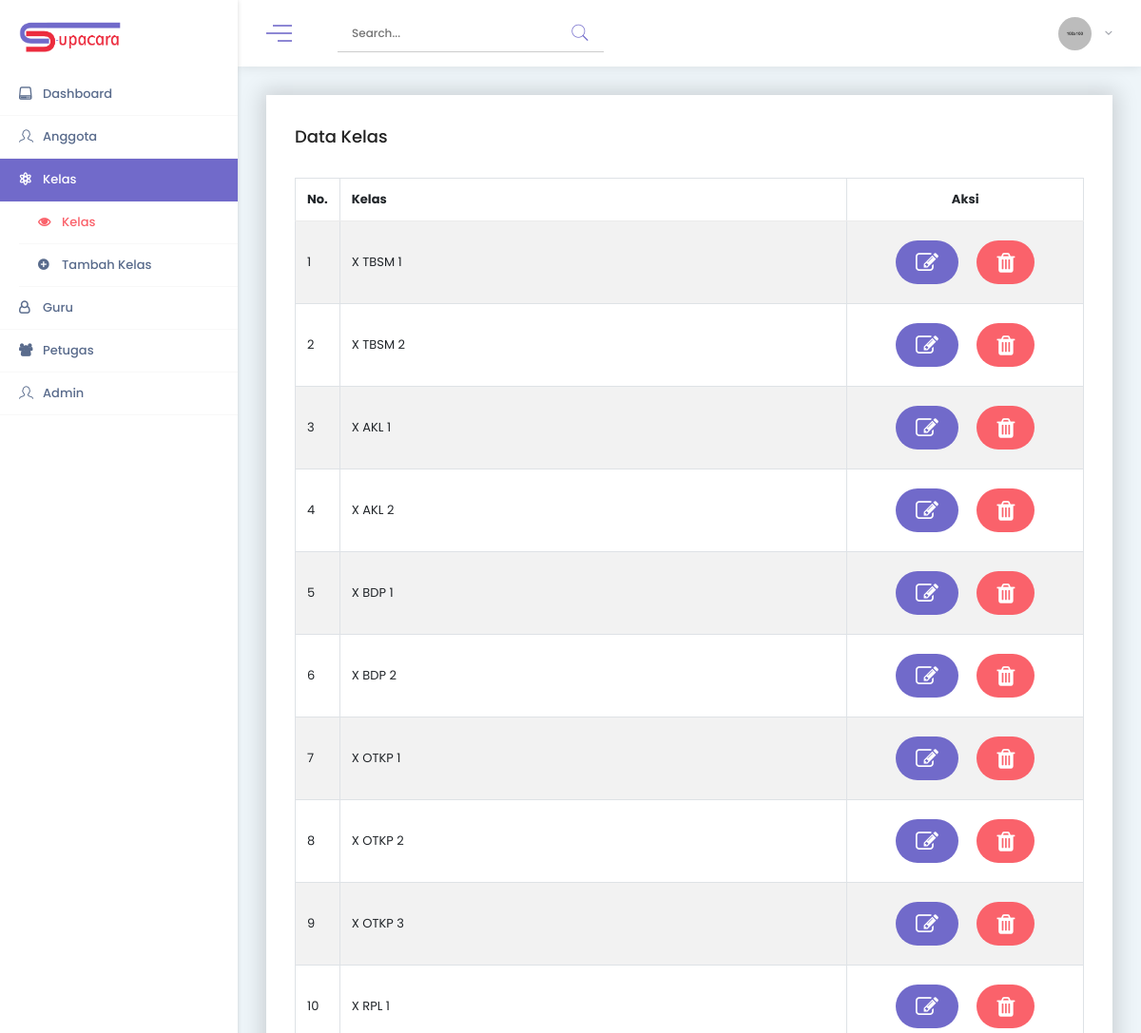
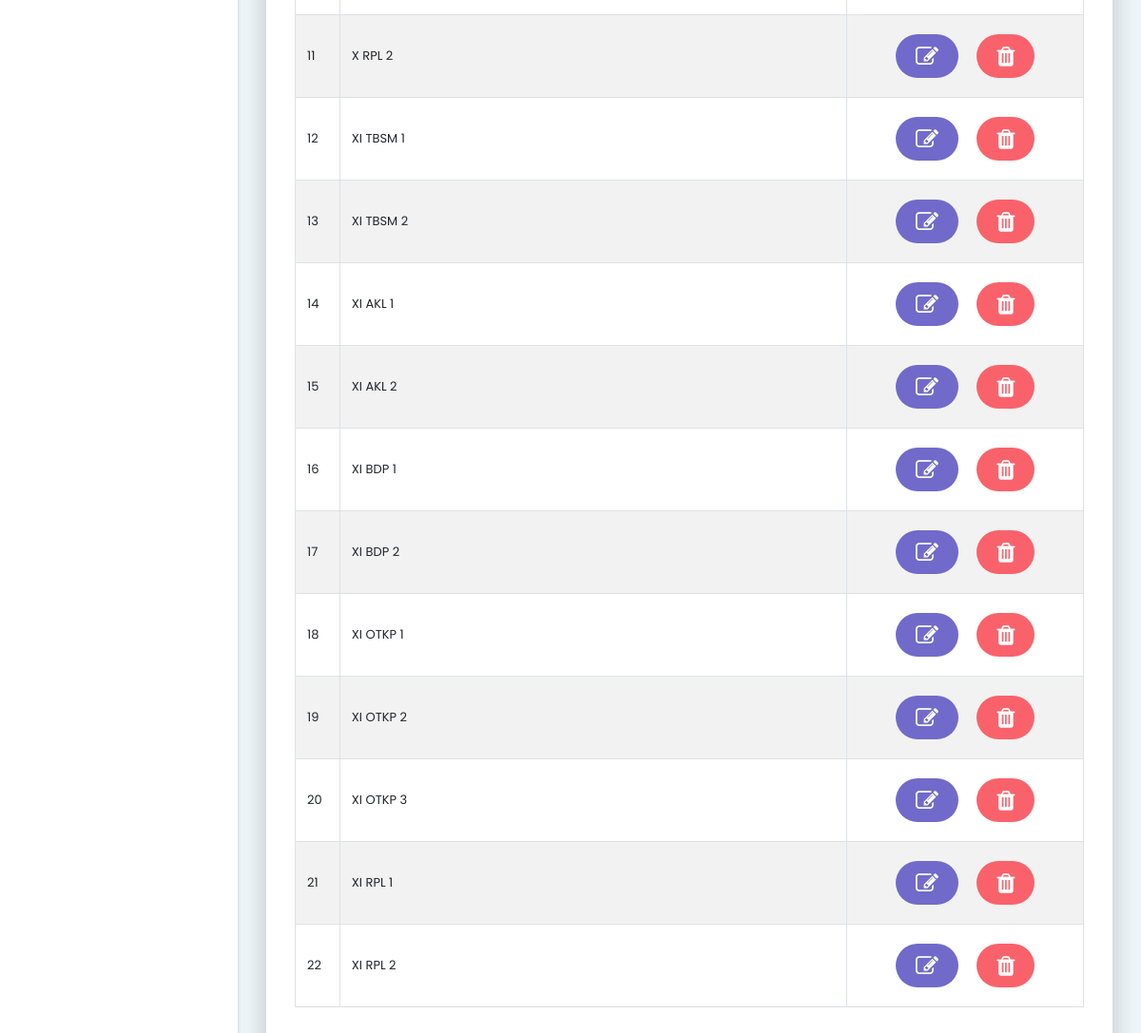
/view/kelas/kelas-view.php (signed in), run on the app's committed database (2 pictures, top to bottom).
### tables this page shows
CREATE TABLE `tb_kelas` (
  `id` int(11) NOT NULL,
  `kelas` varchar(255) NOT NULL
);

### init.php (called while the page is built, shortened)
<?php
	$kelas 	= new Kelas();

### model/Kelas.php (called while the page is built, shortened)
<?php
class Kelas extends Connection
{
	public $table = "tb_kelas";
	public function conn()
	{
		$db = parent::connect();
		return $db;
	}
	function tampil_all()
	{
		$data = mysqli_query($this->conn() , "select * from " . $this->table);
		while ($dats = mysqli_fetch_array($data)) {
			$hasil[] = $dats;
		}
		return $hasil;
	}
}
?>

### view/kelas/kelas-view.php (the view, shortened to what this page needs)
<?php
    require_once '../../init.php';
 ?>
<!DOCTYPE html>
<html lang="en">
<head>
    <?php require_once '../partials/css.php'; ?>
</head>
<body>
    <div class="page-wrapper">
        <div class="layout-container-area">
            <div class="side-menu-area">
                <div class="logo-bar">
                    <div class="logo">
                        <span class="big-logo">
                            <img src="../../public/img/core-img/logo3.png" alt="">
                        </span>
                    </div>
                </div>
                <ul class="sidebar-menu" data-widget="tree">
                    <li>
                        <a href="../../dashboard.php"><i class="icon_drive"></i><span>Dashboard</span></a>
                    </li>
                    <li class="treeview">
                        <a href=""><i class="icon-profile-male"></i><span>Anggota</span></a>
                    </li>
                    <li class="treeview active">
                        <a href=""><i class="icon_genius"></i><span>Kelas</span></a>
                        <ul class="treeview-menu">
                            <li class="active"><a href="kelas-view.php"><i class="fa fa-eye"></i>Kelas</a></li>
                            <li><a href="createKelas-view.php"><i class="fa fa-plus-circle"></i>Tambah Kelas</a></li>
                        </ul>
                    </li>
                     <li class="treeview">
                        <a href=""><i class="fa fa-user-o"></i><span>Guru</span></a>
                    </li>
                    <li class="treeview">
                        <a href=""><i class="fa fa-group"></i><span>Petugas</span></a>
                    </li>
                    <li class="treeview">
                        <a href=""><i class="icon-profile-male"></i><span>Admin</span></a>
                    </li>
                </ul>
            </div>
            <div class="layout-container sidemenu-container">
                <div class="page-top-bar-area d-flex align-items-center justify-content-between">
                    <div class="logo-trigger-search-area d-flex align-items-center">
                        <div class="logo-trigger-area d-flex align-items-center">
                            <div class="top-trigger">
                                <span></span>
                                <span></span>
                                <span></span>
                            </div>
                        </div>
                        <div class="top-search-bar ml-5">
                            <form action="#" method="get">
                                <input type="search" name="search" class="top-search" placeholder="Search...">
                                <button type="submit"><i class="pe-7s-search"></i></button>
                            </form>
                        </div>
                    </div>
                    <div class="user-meta-data d-flex align-items-center">
                        <div class="topbar-profile">
                            <div class="user---thumb">
                                <img src="../../public/img/member-img/women.jpg" alt="">
                                <p><i class="fa fa-angle-down"></i></p>
                            </div>
                        </div>
                    </div>
                </div>
                <div class="wrapper wrapper-content">
                    <div class="container-fluid">
                        <div class="row justify-content-center">
                            <div class="col-12">
                                <div class="ibox-home bg-boxshadow">
                                    <div class="ibox-title mb-30">
                                        <h5>Data Kelas</h5>
                                    </div>
                                    <div class="ibox-content">
                                        <div class="table-responsive">
                                            <table class="table table-striped table-bordered table-hover dataTables-example">
                                                <thead>
                                                    <tr>
                                                        <th style="text-align: center; width: 5%">No.</th>
                                                        <th>Kelas</th>
                                                        <th style="text-align: center; width: 30%">Aksi</th>
                                                    </tr>
                                                </thead>
                                                <tbody>
                                                    <?php if (is_array($kelas->tampil_all())): $no = 1;?>
                                                        <?php foreach ($kelas->tampil_all() as $data):?>
                                                            <tr class="gradeX">
                                                                <td><?php echo $no++; ?></td>
                                                                <td><?php echo $data['kelas']; ?></td>
                                                                <td align="center">
                                                                    <a href="editKelas-view.php?id=<?php echo $data['id']; ?>&aksi1=editK" class="btn m-2 btn-round btn-primary"><i class="fa fa-edit fa-2x"></i></a>
                                                                    <a href="../../model/Validate.php?id=<?php echo $data['id']; ?>&aksi1=hapusK" class="btn m-2 btn-round btn-danger delete"><i class="fa fa-trash fa-2x"></i></a>
                                                                </td>
                                                            </tr>
                                                        <?php endforeach ?>
                                                    <?php endif ?>
                                                </tbody>
                                            </table>
                                        </div>
                                    </div>
                                </div>
                            </div>
                        </div>
                    </div>
                </div>
            </div>
        </div>
    </div>
</body>
</html>

### public/assets/css/et-line.css (style rules this page uses)
.icon-mobile, .icon-laptop, .icon-desktop, .icon-tablet, .icon-phone, .icon-document, .icon-documents, .icon-search, .icon-clipboard, .icon-newspaper, .icon-notebook, .icon-book-open, .icon-browser, .icon-calendar, .icon-presentation, .icon-picture, .icon-pictures, .icon-video, .icon-camera, .icon-printer, .icon-toolbox, .icon-briefcase, .icon-wallet, .icon-gift, .icon-bargraph, .icon-grid, .icon-expand, .icon-focus, .icon-edit, .icon-adjustments, .icon-ribbon, .icon-hourglass, .icon-lock, .icon-megaphone, .icon-shield, .icon-trophy, .icon-flag, .icon-map, .icon-puzzle, .icon-basket, .icon-envelope, .icon-streetsign, .icon-telescope, .icon-gears, .icon-key, .icon-paperclip, .icon-attachment, .icon-pricetags, .icon-lightbulb, .icon-layers, .icon-pencil, .icon-tools, .icon-tools-2, .icon-scissors, .icon-paintbrush, .icon-magnifying-glass, .icon-circle-compass, .icon-linegraph, .icon-mic, .icon-strategy, .icon-beaker, .icon-caution, .icon-recycle, .icon-anchor, .icon-profile-male, .icon-profile-female, .icon-bike, .icon-wine, .icon-hotairballoon, .icon-globe, .icon-genius, .icon-map-pin, .icon-dial, .icon-chat, .icon-heart, .icon-cloud, .icon-upload, .icon-download, .icon-target, .icon-hazardous, .icon-piechart, .icon-speedometer, .icon-global, .icon-compass, .icon-lifesaver, .icon-clock, .icon-aperture, .icon-quote, .icon-scope, .icon-alarmclock, .icon-refresh, .icon-happy, .icon-sad, .icon-facebook, .icon-twitter, .icon-googleplus, .icon-rss, .icon-tumblr, .icon-linkedin, .icon-dribbble { font-family: et-line; speak: none; font-style: normal; font-weight: 400; font-variant: normal; text-transform: none; line-height: 1; -webkit-font-smoothing: antialiased; -moz-osx-font-smoothing: grayscale; display: inline-block }
.icon-profile-male:before { content: "\e040" }

### data on the page
tb_kelas: kelas "X TBSM 1"
tb_kelas: kelas "X TBSM 2"
tb_kelas: kelas "X AKL 1"
tb_kelas: kelas "X AKL 2"
tb_kelas: kelas "X BDP 1"
tb_kelas: kelas "X BDP 2"
tb_kelas: kelas "X OTKP 1"
tb_kelas: kelas "X OTKP 2"
tb_kelas: kelas "X OTKP 3"
tb_kelas: kelas "X RPL 1"
tb_kelas: kelas "X RPL 2"
tb_kelas: kelas "XI TBSM 1"
tb_kelas: kelas "XI TBSM 2"
tb_kelas: kelas "XI AKL 1"
tb_kelas: kelas "XI AKL 2"
tb_kelas: kelas "XI BDP 1"
tb_kelas: kelas "XI BDP 2"
tb_kelas: kelas "XI OTKP 1"
tb_kelas: kelas "XI OTKP 2"
tb_kelas: kelas "XI OTKP 3"
tb_kelas: kelas "XI RPL 1"
tb_kelas: kelas "XI RPL 2"
